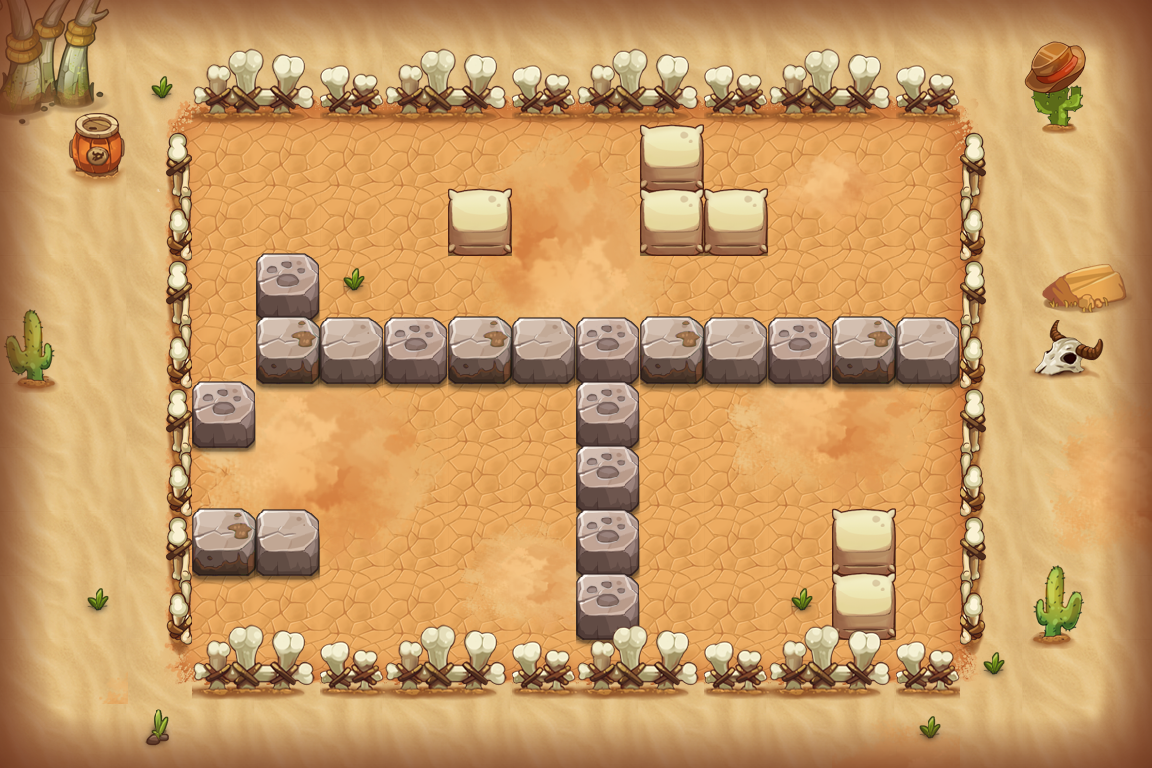

This is a level from a 2D game, rendered from its Tiled map with the project's own tilesets. A one-line summary and the map file follow, with tile-layer data summarised:
An orthogonal 18x12 tile map with 64x64 px tiles, 16 tile layers (PASS, 块层 2, 块层 16, 块层 4, ...) and 16 objects (11x TRAP, 3x byxrz3, PLAYER, BOMB).

<map version="1.0" orientation="orthogonal" width="18" height="12" tilewidth="64" tileheight="64">
 <properties>
  <property name="DESTRY1" value="255" />
  <property name="DESTRY2" value="314" />
  <property name="DESTRY3" value="149" />
  <property name="DESTRY4" value="177" />
  <property name="DESTRY_COUNT" value="4" />
  <property name="EXP" value="410" />
  <property name="ITEM" value="D010" />
  <property name="MONEY" value="615" />
 </properties>
 <tileset firstgid="1" name="hmpy" tilewidth="64" tileheight="64">
  <image source="hmpy-hd.png" width="1000" height="2048" />
 </tileset>
 <layer name="PASS" width="18" height="12">
  <data>[216 cells, 148 non-empty, 10 distinct tile ids]</data>
 </layer>
 <layer name="块层 2" width="18" height="12">
  <data>[216 cells, 170 non-empty, 50 distinct tile ids]</data>
 </layer>
 <layer name="块层 16" width="18" height="12">
  <data>[216 cells, 54 non-empty, 38 distinct tile ids]</data>
 </layer>
 <layer name="块层 4" width="18" height="12">
  <data>[216 cells, 36 non-empty, 13 distinct tile ids]</data>
 </layer>
 <layer name="块层 3" width="18" height="12">
  <data>[216 cells, 59 non-empty, 10 distinct tile ids]</data>
 </layer>
 <layer name="块层 5" width="18" height="12">
  <data>[216 cells, 25 non-empty, 4 distinct tile ids]</data>
 </layer>
 <layer name="SHELTER 9" width="18" height="12">
  <data>[216 cells, 12 non-empty, 3 distinct tile ids]</data>
 </layer>
 <layer name="SHELTER 8" width="18" height="12">
  <data>[216 cells, 2 non-empty, 2 distinct tile ids]</data>
 </layer>
 <layer name="SHELTER 7" width="18" height="12">
  <data>[216 cells, 4 non-empty, 4 distinct tile ids]</data>
 </layer>
 <layer name="SHELTER 6" width="18" height="12">
  <data>[216 cells, 1 non-empty, 1 distinct tile ids]</data>
 </layer>
 <layer name="SHELTER 5" width="18" height="12">
  <data>[216 cells, 2 non-empty, 1 distinct tile ids]</data>
 </layer>
 <layer name="SHELTER 4" width="18" height="12">
  <data>[216 cells, 11 non-empty, 3 distinct tile ids]</data>
 </layer>
 <layer name="SHELTER 3" width="18" height="12">
  <data>[216 cells, 1 non-empty, 1 distinct tile ids]</data>
 </layer>
 <layer name="SHELTER 2" width="18" height="12">
  <data>[216 cells, 3 non-empty, 1 distinct tile ids]</data>
 </layer>
 <layer name="SHELTER 1" width="18" height="12">
  <data>[216 cells, 1 non-empty, 1 distinct tile ids]</data>
 </layer>
 <objectgroup name="对象层 1" width="36" height="24">
  <object name="senser1" type="TRAP" x="192" y="128" width="64" height="64">
   <properties>
    <property name="trap_floor" value="true" />
    <property name="trap_script" value="trap_onTNTSenser(&quot;tnt1&quot;);" />
    <property name="trap_start_mode" value="0" />
   </properties>
  </object>
  <object name="PLAYER" type="PLAYER" x="896" y="192" width="64" height="64" />
  <object name="block1" type="TRAP" x="192" y="256" width="64" height="64">
   <properties>
    <property name="trap_ani" value="blok1.actor" />
    <property name="trap_blok" value="true" />
    <property name="trap_id" value="0" />
   </properties>
  </object>
  <object name="tnt1" type="BOMB" x="384" y="512" width="64" height="64">
   <properties>
    <property name="bomb_ani" value="tnt_bomb.bomb" />
    <property name="bomb_damage" value="9999" />
    <property name="bomb_power" value="1" />
   </properties>
  </object>
  <object name="zi_dan_right1" type="TRAP" x="448" y="128" width="64" height="64">
   <properties>
    <property name="trap_ani" value="fire_cat_right.actor" />
    <property name="trap_delay" value="2" />
    <property name="trap_id" value="0" />
    <property name="trap_script" value="trap(&quot;zi_dan_right1&quot;):setAtkPower(target(&quot;PLAYER&quot;):getHP()*0.1);trap(&quot;zi_dan_right1&quot;):turnRight(); trap(&quot;zi_dan_right1&quot;):getAI():getActions():addObject( AIUseSkill:create(   SkillLua:create(&quot;skill_0001&quot;)  )  );" />
    <property name="trap_start_mode" value="2" />
    <property name="trap_state" value="open" />
   </properties>
  </object>
  <object name="zi_dan_right2" type="TRAP" x="448" y="256" width="64" height="64">
   <properties>
    <property name="trap_ani" value="fire_cat_right.actor" />
    <property name="trap_delay" value="2" />
    <property name="trap_id" value="0" />
    <property name="trap_script" value="trap(&quot;zi_dan_right2&quot;):setAtkPower(target(&quot;PLAYER&quot;):getHP()*0.1);trap(&quot;zi_dan_right2&quot;):turnRight(); trap(&quot;zi_dan_right2&quot;):getAI():getActions():addObject( AIUseSkill:create(   SkillLua:create(&quot;skill_0001&quot;)  )  );" />
    <property name="trap_start_mode" value="2" />
    <property name="trap_state" value="open" />
   </properties>
  </object>
  <object name="mp1" type="TRAP" x="384" y="256" width="64" height="64">
   <properties>
    <property name="trap_ani" value="mp.actor" />
    <property name="trap_floor" value="true" />
    <property name="trap_id" value="0" />
    <property name="trap_script" value="trap_moveto(&quot;PLAYER&quot;, &quot;mp1&quot;,target(&quot;mp2&quot;):getX(),target(&quot;mp2&quot;):getY() );" />
    <property name="trap_sound_id" value="1" />
    <property name="trap_start_mode" value="0" />
    <property name="trap_state" value="open" />
   </properties>
  </object>
  <object name="mp2" type="TRAP" x="192" y="448" width="64" height="64">
   <properties>
    <property name="trap_ani" value="mp.actor" />
    <property name="trap_floor" value="true" />
    <property name="trap_id" value="0" />
    <property name="trap_script" value="trap_moveto(&quot;PLAYER&quot;, &quot;mp2&quot;,target(&quot;mp1&quot;):getX(),target(&quot;mp1&quot;):getY() );" />
    <property name="trap_sound_id" value="1" />
    <property name="trap_start_mode" value="0" />
    <property name="trap_state" value="open" />
   </properties>
  </object>
  <object name="mp3" type="TRAP" x="192" y="320" width="64" height="64">
   <properties>
    <property name="trap_ani" value="mp.actor" />
    <property name="trap_floor" value="true" />
    <property name="trap_id" value="0" />
    <property name="trap_script" value="trap_moveto(&quot;PLAYER&quot;, &quot;mp3&quot;,target(&quot;mp4&quot;):getX(),target(&quot;mp4&quot;):getY() );" />
    <property name="trap_sound_id" value="1" />
    <property name="trap_start_mode" value="0" />
    <property name="trap_state" value="open" />
   </properties>
  </object>
  <object name="mp4" type="TRAP" x="896" y="576" width="64" height="64">
   <properties>
    <property name="trap_ani" value="mp.actor" />
    <property name="trap_floor" value="true" />
    <property name="trap_id" value="0" />
    <property name="trap_script" value="trap_moveto(&quot;PLAYER&quot;, &quot;mp4&quot;,target(&quot;mp3&quot;):getX(),target(&quot;mp3&quot;):getY() );" />
    <property name="trap_sound_id" value="1" />
    <property name="trap_start_mode" value="0" />
    <property name="trap_state" value="open" />
   </properties>
  </object>
  <object name="zi_dan_right3" type="TRAP" x="640" y="448" width="64" height="64">
   <properties>
    <property name="trap_ani" value="fire_cat_right.actor" />
    <property name="trap_delay" value="2" />
    <property name="trap_id" value="0" />
    <property name="trap_script" value="trap(&quot;zi_dan_right3&quot;):setAtkPower(target(&quot;PLAYER&quot;):getHP()*0.1);trap(&quot;zi_dan_right3&quot;):turnRight(); trap(&quot;zi_dan_right3&quot;):getAI():getActions():addObject( AIUseSkill:create(   SkillLua:create(&quot;skill_0001&quot;)  )  );" />
    <property name="trap_start_mode" value="2" />
    <property name="trap_state" value="open" />
   </properties>
  </object>
  </objectgroup>
 <layer name="块层 15" width="18" height="12">
  <data>[216 cells, 104 non-empty, 24 distinct tile ids]</data>
 </layer>
</map>
<!-- 5 of 16 objects omitted -->
